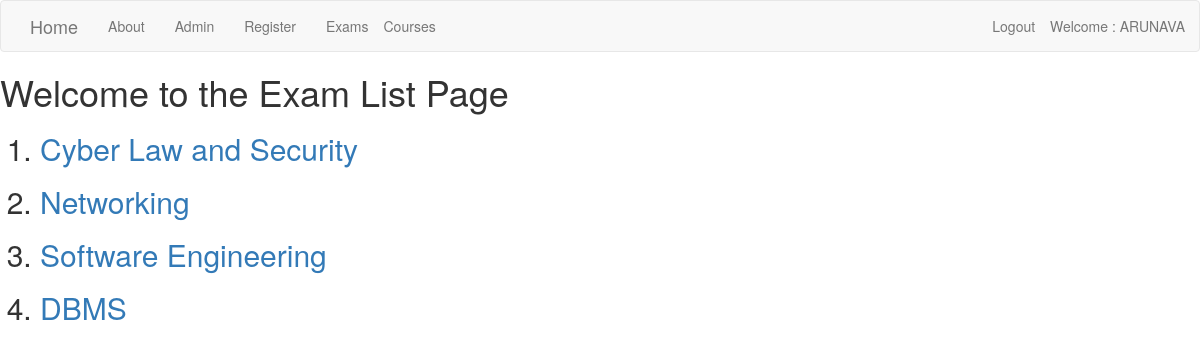
Page /basic_app/ (signed in) on the committed database.
### basic_app/models.py (models this page shows, shortened)
class Exams(models.Model):
    exam_name = models.CharField(max_length=50)
    no_of_ques = models.CharField(max_length=20)
    total_marks = models.CharField(max_length=20)
    time_duration = models.DurationField(default='00:00:00')

### basic_app/views.py (the view)
class ExamViewList(ListView):
    model = Exams
    template_name = 'basic_app/listview.html'

### template/basic_app/listview.html
{% extends 'basic_app/base.html' %}
{% block body_block %}
<h1>Welcome to the Exam List Page</h1>
<ol>
  {% for i in exams_list %}
<h2>  <li><a href="{{i.id}}">{{i.exam_name}}</a></li></h2>
  {% endfor %}
</ol>
{% endblock %}

### template/basic_app/base.html (shortened to what this page needs)
<!DOCTYPE html>
<html lang="en" dir="ltr">
  <head>
<link rel="stylesheet" href="https://maxcdn.bootstrapcdn.com/bootstrap/3.3.7/css/bootstrap.min.css">
  </head>
  <body>
    <nav class='navbar navbar-default navbarstatic-top'>
      <div class="container">
        <ul class='nav navbar-nav'>
          <li><a class="navbar-brand" href="{% url 'index' %}">Home</a></li>
          <li><a class="navbar-link" href="{% url 'basic_app:about' %}">About</a></li>
          <li><a class="navbar-link" href="{% url 'admin:index' %}">Admin</a></li>
          <li><a class="navbar-link" href="{% url 'basic_app:register' %}">Register</a></li>
          {% if user.is_authenticated %}
          <li><a class="nav navbar-right" href="{% url 'basic_app:list' %}">Exams</a></li>
          {% endif %}
          <li><a class="navbar-link" href="{% url 'basic_app:courses' %}">Courses</a></li>
      </ul>
        <ul class="nav navbar-nav navbar-right">
          {% if user.is_authenticated %}
          <li><a class="nav navbar-right" href="{% url 'user_logout' %}">Logout</a></li>
          <li><a class="nav navbar-right">Welcome : {{user.username}}</a></li>
          {% else %}
          <li><a class="nav navbar-right" href="{% url 'basic_app:user_login' %}">Login</a></li>
          {% endif %}
        </ul>
      </div>
    </nav>
    {% block body_block %}
    {% endblock %}
  </body>
</html>

### rows in the picture
Exams: exam_name "Cyber Law and Security"
Exams: exam_name "Networking"
Exams: exam_name "Software Engineering"
Exams: exam_name "DBMS"

### other values in the picture
{{ user.username }} "ARUNAVA"
